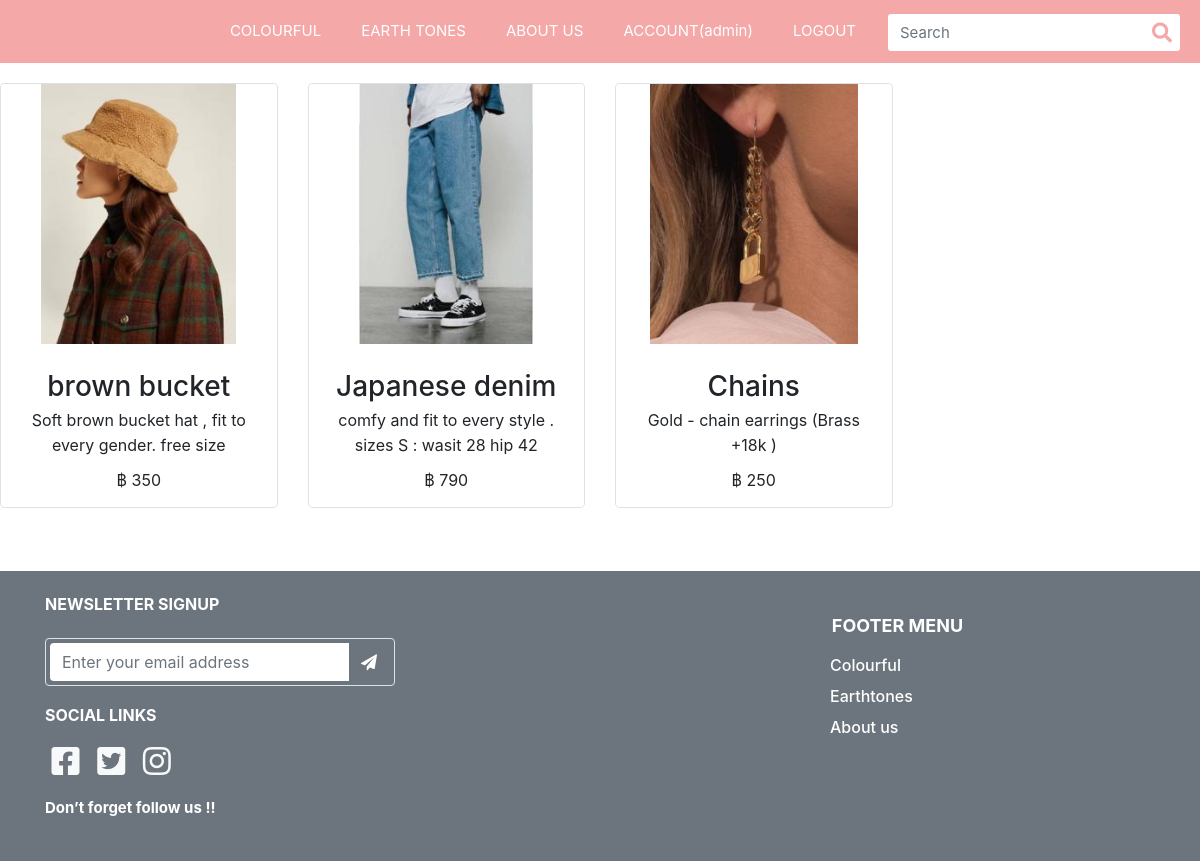
The page /List?category=Earthtones (signed in) on the database its author committed.
### item/models.py (models this page shows, shortened)
class Item(models.Model):
    name = models.CharField(max_length=300)
    detail = models.TextField(max_length=1000)
    slug = models.SlugField(unique=True,default=None)
    img = models.ImageField(default='default_item.png', upload_to='item_pics')
    amount = models.PositiveIntegerField(default=0)
    category = models.ForeignKey(Category, on_delete=models.PROTECT,default=None)
    price = models.PositiveIntegerField(default=0)
    hashtag = models.TextField(max_length=100,default=None)
    class Meta:
        verbose_name_plural = "สินค้า"

### item/views.py (the view)
# urls.py: path('List',views.Listitem),
def Listitem(request):
    cat = request.GET['category']
    if cat == "Colourful":
        title = "COLOURFUL"
        some_colour = Category.objects.get(category="Colourful")
        Item_colour = Item.objects.all().filter(category=some_colour).order_by('-name')
        context = {'Item': Item_colour,'title' : title}
    else:
        title = "EARTH TONES"
        some_Earthtones = Category.objects.get(category="Earthtones")
        Item_Earthtones = Item.objects.all().filter(category=some_Earthtones).order_by('-name')
        context = {'Item': Item_Earthtones,'title' : title}
    return render(request,'Category.html',context=context)

### template/Category.html (shortened to what this page needs)
{% extends "1Navbar.html" %}
{% load static %}
{% block content %}
<!DOCTYPE html>
<html lang="en">
<head>
    <link rel="stylesheet" href="{% static 'css/COLORFUL.css' %}">
    <link rel="stylesheet" href="https://code.jquery.com/jquery-3.4.1.min.js" />
    <link rel="stylesheet" href="https://stackpath.bootstrapcdn.com/bootstrap/4.3.1/js/bootstrap.min.js" />
</head>
<body>
     <div class="productList1" id="productList1_">
        <div class="productWidget">
            <div class="row ">
                {% for item in Item %}
                <div class="item col-6 col-md-6 col-lg-3 mobileProductList1">
                    <div class="itemInner rounded" style="display: flex; overflow: hidden; width: 100%;">
                        <div class="thumbnail border rounded">
                            <div class="productImage rounded-top">
                                <img class="mx-auto"
                                    src="{{ item.img.url }}"
                                    alt="XOXO BonBon Liquid Matte Lip Limited Box Set "
                                    title="XOXO BonBon Liquid Matte Lip Limited Box Set " style="opacity: 1;">
                            </div>
                            <div class="productCaption">
                                <div class="productName">
                                    <h3 class="h3-hover">{{ item.name }}</h3>
                                </div>
                                <div class="productIntro">
                                    <p>{{ item.detail }} </p>
                                </div>
                                <div class="productPrice">
                                    <div class="ff-price fs-price fc-price">
                                        <span class="SpePrice">฿ {{ item.price }} </span>
                                    </div>
                                </div>
                            </div>
                        </div>
                    </div>
                </div>
                {% endfor %}
                </div>
            </div>
        </div>
    <footer>
      <div class="jumbotron jumbotron-fluid bg-secondary p-4 mt-5 mb-0">
        <div class="container">
          <div class="row">
            <div class="col-lg-4 col-md-6 mb-lg-0">
              <h6 class="text-uppercase font-weight-bold mb-4">NEWSLETTER SIGNUP</h6>
              <div class="p-1 rounded border">
                <div class="input-group">
                  <input type="email" placeholder="Enter your email address" aria-describedby="button-addon1"
                    class="form-control border-0 shadow-0">
                  <div class="input-group-append">
                    <button id="button-addon1" type="submit" class="btn btn-link"><i
                        class="fa fa-paper-plane"></i></button>
                  </div>
                </div>
              </div>
              <h5 class="card-title text-white display-4" style="font-size:16px">SOCIAL LINKS</h5>
              <a class="text-light" href="#"><i class="fab fa-facebook-square fa-fw fa-2x"></i></a>
              <a class="text-light" href="#"><i class="fab fa-twitter-square fa-fw fa-2x"></i></a>
              <a class="text-light" href="#"><i class="fab fa-instagram fa-fw fa-2x"></i></a>
              <h5 class="card-title text-white display-4" style="font-size:15px">Don’t forget follow us !!</h5>
            </div>
            <div class="col-sm-8 col-md-6">
              <div class="footermenu">
                <h5 class="card-title text-white display-4" style="font-size:18px">FOOTER MENU</h5>
                <a class="text-light" href="/List?category=Colourful">
                  <h6 class="card-title text-white" style="font-size:16px">Colourful</h6>
                </a>
                <a class="text-light" href="/List?category=Earthones">
                  <h6 class="card-title text-white" style="font-size:16px">Earthtones</h6>
                </a>
                <a class="text-light" href="/Aboutus">
                  <h6 class="card-title text-white" style="font-size:16px">About us</h6>
                </a>
              </div>
            </div>
          </div>
        </div>
      </div>
    </footer>
</body>
</html>
{% endblock %}

### template/1Navbar.html (shortened to what this page needs)
{% load static %}
<!DOCTYPE html>
<html lang="en">
<head>
    <link rel="stylesheet" href="https://use.fontawesome.com/releases/v5.4.2/css/all.css">
    <link rel="stylesheet" href="https://cdnjs.cloudflare.com/ajax/libs/normalize/5.0.0/normalize.min.css">
    <link rel='stylesheet' href='https://cdnjs.cloudflare.com/ajax/libs/twitter-bootstrap/4.0.0-beta.2/css/bootstrap.css'>
    <link rel="stylesheet" type="text/css" href="{% static 'css/home.css' %}">
    <link rel="stylesheet" href="{% static 'js/home.js' %}">
</head>
<body>
    <nav class="navbar navbar-expand-custom navbar-mainbg">
        <a class="logo" href="/"><img
            alt=""></a>
        <div class="collapse navbar-collapse" id="navbarSupportedContent">
          <ul class="navbar-nav ml-auto">
            <li class="nav-item ">
              <a class="nav-link" href="/List?category=Colourful"> COLOURFUL</a>
            </li>
            <li class="nav-item">
              <a class="nav-link" href="/List?category=Earthtones">EARTH TONES</a>
            </li>
            <li class="nav-item ">
              <a class="nav-link" href="/Aboutus">ABOUT US</a>
            </li>
            {% if user.is_authenticated %}
            <li class="nav-item">
              <a class="nav-link" href="/Myorder">ACCOUNT({{ user.username }})</a>
            </li>
            <li class="nav-item">
              <a class="nav-link" href="/Logout">LOGOUT</a>
            </li>
            {% endif %}
          </ul>
          <form class="form-inline " method="GET">
            <div class="input-group search-box">
              <input type="text" style="margin-left: 12px; text-shadow: #535e67 2px;" class="form-control"
                placeholder="Search" required="required" name="q">
              <span class="input-group-btn">
                <button class="btn" style="color: #F4A8A8;" type="submit"><i class="fas fa-search"></i></button>
              </span>
            </div>
          </form>
        </div>
      </nav>
    {% block content %}
    {% endblock content %}
</body>
</html>

### staticfile/css/home.css (style rules this page uses)
.navbar-mainbg { width: 100%; background-color: #F4A8A8; padding: 0px; }
#navbarSupportedContent { overflow: hidden; position: relative; }
#navbarSupportedContent ul li a { color: rgb(255, 255, 255); text-decoration: none; font-size: 15px; display: block; padding: 20px 20px; position: relative; }
.search-box { position: relative; height: 34px; margin-right: 20px; }
.search-box input { border: 0; border-radius: 3px !important; padding-right: 40px; font-size: 15px; }
.search-box .input-group-btn { position: absolute; right: 0; top: 0; z-index: 999; }
.search-box .input-group-btn button { background-color: transparent; border: 0; padding: 4px 8px; font-size: 20px; }
@media (min-width: 992px) { .navbar-expand-custom { -ms-flex-flow: row nowrap; flex-flow: row nowrap; -ms-flex-pack: start; justify-content: flex-start; } }
@media (min-width: 992px) { .navbar-expand-custom .navbar-nav { -ms-flex-direction: row; flex-direction: row; } }
@media (min-width: 992px) { .navbar-expand-custom .navbar-collapse { display: -ms-flexbox!important; display: flex!important; -ms-flex-preferred-size: auto; flex-basis: auto; } }
.row h6 { color: white; }
.row h5 { margin-top: 20px; margin-bottom: 20px; font-weight: bold; }
.row button { color: white; margin-top: auto; margin-left: auto; }
.footermenu { margin-left: 75%; }
.footermenu h5 { text-align: center; }

### rows shown on the page
Item: img (picture), name "brown bucket", detail "Soft brown bucket hat , fit to every gender. free size", price "350"
Item: img (picture), name "Japanese denim", detail "comfy and fit to every style . sizes S : wasit 28 hip 42", price "790"
Item: img (picture), name "Chains", detail "Gold - chain earrings (Brass +18k )", price "250"

### other values the page prints
{{ user.username }} "admin"
